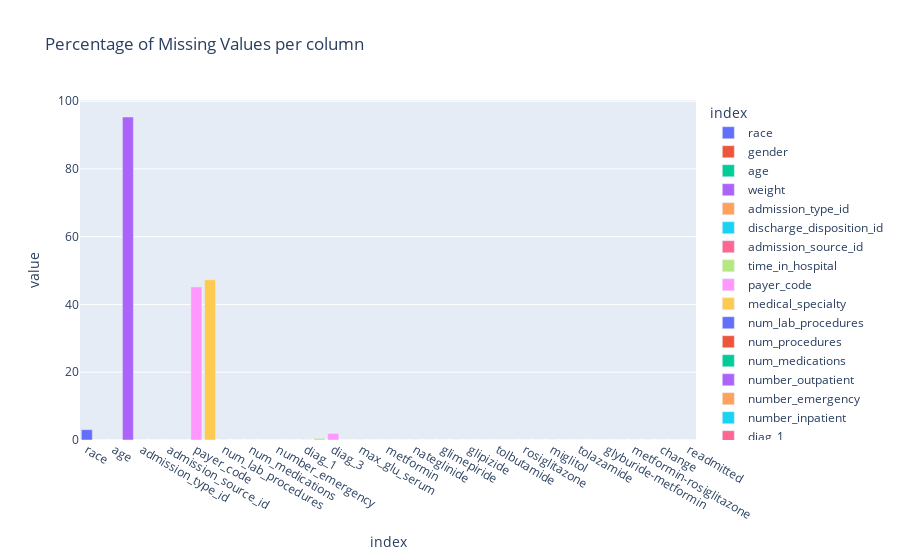

The code cell stored with this chart in its notebook:
### Markdown cell above
How Many %NA values per Column

### Code cell
(data_raw.isnull().sum()*100/len(data_raw)).plot.bar(title = 'Percentage of Missing Values per column',color=data_raw.columns)

### Figure 1 — Plotly figure (JSON) as saved in the notebook; plotly's stock layout.template omitted (floating-point values rounded to 4 significant figures)
{"data": [{"alignmentgroup": "True", "hovertemplate": "index=%{x}<br>value=%{y}<extra></extra>", "legendgroup": "race", "marker": {"color": "#636efa"}, "name": "race", "offsetgroup": "race", "orientation": "v", "showlegend": true, "textposition": "auto", "type": "bar", "x": ["race"], "xaxis": "x", "y": [3.047], "yaxis": "y"}, {"alignmentgroup": "True", "hovertemplate": "index=%{x}<br>value=%{y}<extra></extra>", "legendgroup": "gender", "marker": {"color": "#EF553B"}, "name": "gender", "offsetgroup": "gender", "orientation": "v", "showlegend": true, "textposition": "auto", "type": "bar", "x": ["gender"], "xaxis": "x", "y": [0], "yaxis": "y"}, {"alignmentgroup": "True", "hovertemplate": "index=%{x}<br>value=%{y}<extra></extra>", "legendgroup": "age", "marker": {"color": "#00cc96"}, "name": "age", "offsetgroup": "age", "orientation": "v", "showlegend": true, "textposition": "auto", "type": "bar", "x": ["age"], "xaxis": "x", "y": [0], "yaxis": "y"}, {"alignmentgroup": "True", "hovertemplate": "index=%{x}<br>value=%{y}<extra></extra>", "legendgroup": "weight", "marker": {"color": "#ab63fa"}, "name": "weight", "offsetgroup": "weight", "orientation": "v", "showlegend": true, "textposition": "auto", "type": "bar", "x": ["weight"], "xaxis": "x", "y": [95.32], "yaxis": "y"}, {"alignmentgroup": "True", "hovertemplate": "index=%{x}<br>value=%{y}<extra></extra>", "legendgroup": "admission_type_id", "marker": {"color": "#FFA15A"}, "name": "admission_type_id", "offsetgroup": "admission_type_id", "orientation": "v", "showlegend": true, "textposition": "auto", "type": "bar", "x": ["admission_type_id"], "xaxis": "x", "y": [0], "yaxis": "y"}, {"alignmentgroup": "True", "hovertemplate": "index=%{x}<br>value=%{y}<extra></extra>", "legendgroup": "discharge_disposition_id", "marker": {"color": "#19d3f3"}, "name": "discharge_disposition_id", "offsetgroup": "discharge_disposition_id", "orientation": "v", "showlegend": true, "textposition": "auto", "type": "bar", "x": ["discharge_disposition_id"], "xaxis": "x", "y": [0], "yaxis": "y"}, {"alignmentgroup": "True", "hovertemplate": "index=%{x}<br>value=%{y}<extra></extra>", "legendgroup": "admission_source_id", "marker": {"color": "#FF6692"}, "name": "admission_source_id", "offsetgroup": "admission_source_id", "orientation": "v", "showlegend": true, "textposition": "auto", "type": "bar", "x": ["admission_source_id"], "xaxis": "x", "y": [0], "yaxis": "y"}, {"alignmentgroup": "True", "hovertemplate": "index=%{x}<br>value=%{y}<extra></extra>", "legendgroup": "time_in_hospital", "marker": {"color": "#B6E880"}, "name": "time_in_hospital", "offsetgroup": "time_in_hospital", "orientation": "v", "showlegend": true, "textposition": "auto", "type": "bar", "x": ["time_in_hospital"], "xaxis": "x", "y": [0], "yaxis": "y"}, {"alignmentgroup": "True", "hovertemplate": "index=%{x}<br>value=%{y}<extra></extra>", "legendgroup": "payer_code", "marker": {"color": "#FF97FF"}, "name": "payer_code", "offsetgroup": "payer_code", "orientation": "v", "showlegend": true, "textposition": "auto", "type": "bar", "x": ["payer_code"], "xaxis": "x", "y": [45.18], "yaxis": "y"}, {"alignmentgroup": "True", "hovertemplate": "index=%{x}<br>value=%{y}<extra></extra>", "legendgroup": "medical_specialty", "marker": {"color": "#FECB52"}, "name": "medical_specialty", "offsetgroup": "medical_specialty", "orientation": "v", "showlegend": true, "textposition": "auto", "type": "bar", "x": ["medical_specialty"], "xaxis": "x", "y": [47.3], "yaxis": "y"}, {"alignmentgroup": "True", "hovertemplate": "index=%{x}<br>value=%{y}<extra></extra>", "legendgroup": "num_lab_procedures", "marker": {"color": "#636efa"}, "name": "num_lab_procedures", "offsetgroup": "num_lab_procedures", "orientation": "v", "showlegend": true, "textposition": "auto", "type": "bar", "x": ["num_lab_procedures"], "xaxis": "x", "y": [0], "yaxis": "y"}, {"alignmentgroup": "True", "hovertemplate": "index=%{x}<br>value=%{y}<extra></extra>", "legendgroup": "num_procedures", "marker": {"color": "#EF553B"}, "name": "num_procedures", "offsetgroup": "num_procedures", "orientation": "v", "showlegend": true, "textposition": "auto", "type": "bar", "x": ["num_procedures"], "xaxis": "x", "y": [0], "yaxis": "y"}, {"alignmentgroup": "True", "hovertemplate": "index=%{x}<br>value=%{y}<extra></extra>", "legendgroup": "num_medications", "marker": {"color": "#00cc96"}, "name": "num_medications", "offsetgroup": "num_medications", "orientation": "v", "showlegend": true, "textposition": "auto", "type": "bar", "x": ["num_medications"], "xaxis": "x", "y": [0], "yaxis": "y"}, {"alignmentgroup": "True", "hovertemplate": "index=%{x}<br>value=%{y}<extra></extra>", "legendgroup": "number_outpatient", "marker": {"color": "#ab63fa"}, "name": "number_outpatient", "offsetgroup": "number_outpatient", "orientation": "v", "showlegend": true, "textposition": "auto", "type": "bar", "x": ["number_outpatient"], "xaxis": "x", "y": [0], "yaxis": "y"}, {"alignmentgroup": "True", "hovertemplate": "index=%{x}<br>value=%{y}<extra></extra>", "legendgroup": "number_emergency", "marker": {"color": "#FFA15A"}, "name": "number_emergency", "offsetgroup": "number_emergency", "orientation": "v", "showlegend": true, "textposition": "auto", "type": "bar", "x": ["number_emergency"], "xaxis": "x", "y": [0], "yaxis": "y"}, {"alignmentgroup": "True", "hovertemplate": "index=%{x}<br>value=%{y}<extra></extra>", "legendgroup": "number_inpatient", "marker": {"color": "#19d3f3"}, "name": "number_inpatient", "offsetgroup": "number_inpatient", "orientation": "v", "showlegend": true, "textposition": "auto", "type": "bar", "x": ["number_inpatient"], "xaxis": "x", "y": [0], "yaxis": "y"}, {"alignmentgroup": "True", "hovertemplate": "index=%{x}<br>value=%{y}<extra></extra>", "legendgroup": "diag_1", "marker": {"color": "#FF6692"}, "name": "diag_1", "offsetgroup": "diag_1", "orientation": "v", "showlegend": true, "textposition": "auto", "type": "bar", "x": ["diag_1"], "xaxis": "x", "y": [0.01503], "yaxis": "y"}, {"alignmentgroup": "True", "hovertemplate": "index=%{x}<br>value=%{y}<extra></extra>", "legendgroup": "diag_2", "marker": {"color": "#B6E880"}, "name": "diag_2", "offsetgroup": "diag_2", "orientation": "v", "showlegend": true, "textposition": "auto", "type": "bar", "x": ["diag_2"], "xaxis": "x", "y": [0.4847], "yaxis": "y"}, {"alignmentgroup": "True", "hovertemplate": "index=%{x}<br>value=%{y}<extra></extra>", "legendgroup": "diag_3", "marker": {"color": "#FF97FF"}, "name": "diag_3", "offsetgroup": "diag_3", "orientation": "v", "showlegend": true, "textposition": "auto", "type": "bar", "x": ["diag_3"], "xaxis": "x", "y": [1.943], "yaxis": "y"}, {"alignmentgroup": "True", "hovertemplate": "index=%{x}<br>value=%{y}<extra></extra>", "legendgroup": "number_diagnoses", "marker": {"color": "#FECB52"}, "name": "number_diagnoses", "offsetgroup": "number_diagnoses", "orientation": "v", "showlegend": true, "textposition": "auto", "type": "bar", "x": ["number_diagnoses"], "xaxis": "x", "y": [0], "yaxis": "y"}, {"alignmentgroup": "True", "hovertemplate": "index=%{x}<br>value=%{y}<extra></extra>", "legendgroup": "max_glu_serum", "marker": {"color": "#636efa"}, "name": "max_glu_serum", "offsetgroup": "max_glu_serum", "orientation": "v", "showlegend": true, "textposition": "auto", "type": "bar", "x": ["max_glu_serum"], "xaxis": "x", "y": [0], "yaxis": "y"}, {"alignmentgroup": "True", "hovertemplate": "index=%{x}<br>value=%{y}<extra></extra>", "legendgroup": "A1Cresult", "marker": {"color": "#EF553B"}, "name": "A1Cresult", "offsetgroup": "A1Cresult", "orientation": "v", "showlegend": true, "textposition": "auto", "type": "bar", "x": ["A1Cresult"], "xaxis": "x", "y": [0], "yaxis": "y"}, {"alignmentgroup": "True", "hovertemplate": "index=%{x}<br>value=%{y}<extra></extra>", "legendgroup": "metformin", "marker": {"color": "#00cc96"}, "name": "metformin", "offsetgroup": "metformin", "orientation": "v", "showlegend": true, "textposition": "auto", "type": "bar", "x": ["metformin"], "xaxis": "x", "y": [0], "yaxis": "y"}, {"alignmentgroup": "True", "hovertemplate": "index=%{x}<br>value=%{y}<extra></extra>", "legendgroup": "repaglinide", "marker": {"color": "#ab63fa"}, "name": "repaglinide", "offsetgroup": "repaglinide", "orientation": "v", "showlegend": true, "textposition": "auto", "type": "bar", "x": ["repaglinide"], "xaxis": "x", "y": [0], "yaxis": "y"}, {"alignmentgroup": "True", "hovertemplate": "index=%{x}<br>value=%{y}<extra></extra>", "legendgroup": "nateglinide", "marker": {"color": "#FFA15A"}, "name": "nateglinide", "offsetgroup": "nateglinide", "orientation": "v", "showlegend": true, "textposition": "auto", "type": "bar", "x": ["nateglinide"], "xaxis": "x", "y": [0], "yaxis": "y"}, {"alignmentgroup": "True", "hovertemplate": "index=%{x}<br>value=%{y}<extra></extra>", "legendgroup": "chlorpropamide", "marker": {"color": "#19d3f3"}, "name": "chlorpropamide", "offsetgroup": "chlorpropamide", "orientation": "v", "showlegend": true, "textposition": "auto", "type": "bar", "x": ["chlorpropamide"], "xaxis": "x", "y": [0], "yaxis": "y"}, {"alignmentgroup": "True", "hovertemplate": "index=%{x}<br>value=%{y}<extra></extra>", "legendgroup": "glimepiride", "marker": {"color": "#FF6692"}, "name": "glimepiride", "offsetgroup": "glimepiride", "orientation": "v", "showlegend": true, "textposition": "auto", "type": "bar", "x": ["glimepiride"], "xaxis": "x", "y": [0], "yaxis": "y"}, {"alignmentgroup": "True", "hovertemplate": "index=%{x}<br>value=%{y}<extra></extra>", "legendgroup": "acetohexamide", "marker": {"color": "#B6E880"}, "name": "acetohexamide", "offsetgroup": "acetohexamide", "orientation": "v", "showlegend": true, "textposition": "auto", "type": "bar", "x": ["acetohexamide"], "xaxis": "x", "y": [0], "yaxis": "y"}, {"alignmentgroup": "True", "hovertemplate": "index=%{x}<br>value=%{y}<extra></extra>", "legendgroup": "glipizide", "marker": {"color": "#FF97FF"}, "name": "glipizide", "offsetgroup": "glipizide", "orientation": "v", "showlegend": true, "textposition": "auto", "type": "bar", "x": ["glipizide"], "xaxis": "x", "y": [0], "yaxis": "y"}, {"alignmentgroup": "True", "hovertemplate": "index=%{x}<br>value=%{y}<extra></extra>", "legendgroup": "glyburide", "marker": {"color": "#FECB52"}, "name": "glyburide", "offsetgroup": "glyburide", "orientation": "v", "showlegend": true, "textposition": "auto", "type": "bar", "x": ["glyburide"], "xaxis": "x", "y": [0], "yaxis": "y"}, {"alignmentgroup": "True", "hovertemplate": "index=%{x}<br>value=%{y}<extra></extra>", "legendgroup": "tolbutamide", "marker": {"color": "#636efa"}, "name": "tolbutamide", "offsetgroup": "tolbutamide", "orientation": "v", "showlegend": true, "textposition": "auto", "type": "bar", "x": ["tolbutamide"], "xaxis": "x", "y": [0], "yaxis": "y"}, {"alignmentgroup": "True", "hovertemplate": "index=%{x}<br>value=%{y}<extra></extra>", "legendgroup": "pioglitazone", "marker": {"color": "#EF553B"}, "name": "pioglitazone", "offsetgroup": "pioglitazone", "orientation": "v", "showlegend": true, "textposition": "auto", "type": "bar", "x": ["pioglitazone"], "xaxis": "x", "y": [0], "yaxis": "y"}, {"alignmentgroup": "True", "hovertemplate": "index=%{x}<br>value=%{y}<extra></extra>", "legendgroup": "rosiglitazone", "marker": {"color": "#00cc96"}, "name": "rosiglitazone", "offsetgroup": "rosiglitazone", "orientation": "v", "showlegend": true, "textposition": "auto", "type": "bar", "x": ["rosiglitazone"], "xaxis": "x", "y": [0], "yaxis": "y"}, {"alignmentgroup": "True", "hovertemplate": "index=%{x}<br>value=%{y}<extra></extra>", "legendgroup": "acarbose", "marker": {"color": "#ab63fa"}, "name": "acarbose", "offsetgroup": "acarbose", "orientation": "v", "showlegend": true, "textposition": "auto", "type": "bar", "x": ["acarbose"], "xaxis": "x", "y": [0], "yaxis": "y"}, {"alignmentgroup": "True", "hovertemplate": "index=%{x}<br>value=%{y}<extra></extra>", "legendgroup": "miglitol", "marker": {"color": "#FFA15A"}, "name": "miglitol", "offsetgroup": "miglitol", "orientation": "v", "showlegend": true, "textposition": "auto", "type": "bar", "x": ["miglitol"], "xaxis": "x", "y": [0], "yaxis": "y"}, {"alignmentgroup": "True", "hovertemplate": "index=%{x}<br>value=%{y}<extra></extra>", "legendgroup": "troglitazone", "marker": {"color": "#19d3f3"}, "name": "troglitazone", "offsetgroup": "troglitazone", "orientation": "v", "showlegend": true, "textposition": "auto", "type": "bar", "x": ["troglitazone"], "xaxis": "x", "y": [0], "yaxis": "y"}, {"alignmentgroup": "True", "hovertemplate": "index=%{x}<br>value=%{y}<extra></extra>", "legendgroup": "tolazamide", "marker": {"color": "#FF6692"}, "name": "tolazamide", "offsetgroup": "tolazamide", "orientation": "v", "showlegend": true, "textposition": "auto", "type": "bar", "x": ["tolazamide"], "xaxis": "x", "y": [0], "yaxis": "y"}, {"alignmentgroup": "True", "hovertemplate": "index=%{x}<br>value=%{y}<extra></extra>", "legendgroup": "insulin", "marker": {"color": "#B6E880"}, "name": "insulin", "offsetgroup": "insulin", "orientation": "v", "showlegend": true, "textposition": "auto", "type": "bar", "x": ["insulin"], "xaxis": "x", "y": [0], "yaxis": "y"}, {"alignmentgroup": "True", "hovertemplate": "index=%{x}<br>value=%{y}<extra></extra>", "legendgroup": "glyburide-metformin", "marker": {"color": "#FF97FF"}, "name": "glyburide-metformin", "offsetgroup": "glyburide-metformin", "orientation": "v", "showlegend": true, "textposition": "auto", "type": "bar", "x": ["glyburide-metformin"], "xaxis": "x", "y": [0], "yaxis": "y"}, {"alignmentgroup": "True", "hovertemplate": "index=%{x}<br>value=%{y}<extra></extra>", "legendgroup": "glipizide-metformin", "marker": {"color": "#FECB52"}, "name": "glipizide-metformin", "offsetgroup": "glipizide-metformin", "orientation": "v", "showlegend": true, "textposition": "auto", "type": "bar", "x": ["glipizide-metformin"], "xaxis": "x", "y": [0], "yaxis": "y"}, {"alignmentgroup": "True", "hovertemplate": "index=%{x}<br>value=%{y}<extra></extra>", "legendgroup": "metformin-rosiglitazone", "marker": {"color": "#636efa"}, "name": "metformin-rosiglitazone", "offsetgroup": "metformin-rosiglitazone", "orientation": "v", "showlegend": true, "textposition": "auto", "type": "bar", "x": ["metformin-rosiglitazone"], "xaxis": "x", "y": [0], "yaxis": "y"}, {"alignmentgroup": "True", "hovertemplate": "index=%{x}<br>value=%{y}<extra></extra>", "legendgroup": "metformin-pioglitazone", "marker": {"color": "#EF553B"}, "name": "metformin-pioglitazone", "offsetgroup": "metformin-pioglitazone", "orientation": "v", "showlegend": true, "textposition": "auto", "type": "bar", "x": ["metformin-pioglitazone"], "xaxis": "x", "y": [0], "yaxis": "y"}, {"alignmentgroup": "True", "hovertemplate": "index=%{x}<br>value=%{y}<extra></extra>", "legendgroup": "change", "marker": {"color": "#00cc96"}, "name": "change", "offsetgroup": "change", "orientation": "v", "showlegend": true, "textposition": "auto", "type": "bar", "x": ["change"], "xaxis": "x", "y": [0], "yaxis": "y"}, {"alignmentgroup": "True", "hovertemplate": "index=%{x}<br>value=%{y}<extra></extra>", "legendgroup": "diabetesMed", "marker": {"color": "#ab63fa"}, "name": "diabetesMed", "offsetgroup": "diabetesMed", "orientation": "v", "showlegend": true, "textposition": "auto", "type": "bar", "x": ["diabetesMed"], "xaxis": "x", "y": [0], "yaxis": "y"}, {"alignmentgroup": "True", "hovertemplate": "index=%{x}<br>value=%{y}<extra></extra>", "legendgroup": "readmitted", "marker": {"color": "#FFA15A"}, "name": "readmitted", "offsetgroup": "readmitted", "orientation": "v", "showlegend": true, "textposition": "auto", "type": "bar", "x": ["readmitted"], "xaxis": "x", "y": [0], "yaxis": "y"}], "layout": {"barmode": "relative", "legend": {"title": {"text": "index"}, "tracegroupgap": 0}, "title": {"text": "Percentage of Missing Values per column"}, "xaxis": {"anchor": "y", "categoryarray": ["race", "gender", "age", "weight", "admission_type_id", "discharge_disposition_id", "admission_source_id", "time_in_hospital", "payer_code", "medical_specialty", "num_lab_procedures", "num_procedures", "num_medications", "number_outpatient", "number_emergency", "number_inpatient", "diag_1", "diag_2", "diag_3", "number_diagnoses", "max_glu_serum", "A1Cresult", "metformin", "repaglinide", "nateglinide", "chlorpropamide", "glimepiride", "acetohexamide", "glipizide", "glyburide", "tolbutamide", "pioglitazone", "rosiglitazone", "acarbose", "miglitol", "troglitazone", "tolazamide", "insulin", "glyburide-metformin", "glipizide-metformin", "metformin-rosiglitazone", "metformin-pioglitazone", "change", "diabetesMed", "readmitted"], "categoryorder": "array", "domain": [0, 1], "title": {"text": "index"}}, "yaxis": {"anchor": "x", "domain": [0, 1], "title": {"text": "value"}}}}
